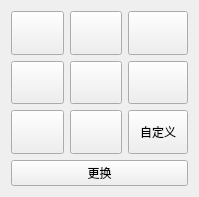
<?xml version="1.0" encoding="UTF-8"?>
<ui version="4.0">
 <class>UserHeadWidget</class>
 <widget class="QWidget" name="UserHeadWidget">
  <property name="geometry">
   <rect>
    <x>0</x>
    <y>0</y>
    <width>199</width>
    <height>197</height>
   </rect>
  </property>
  <property name="windowTitle">
   <string>Form</string>
  </property>
  <layout class="QGridLayout" name="gridLayout">
   <item row="0" column="0">
    <widget class="QPushButton" name="head1">
     <property name="sizePolicy">
      <sizepolicy hsizetype="Preferred" vsizetype="Preferred">
       <horstretch>0</horstretch>
       <verstretch>0</verstretch>
      </sizepolicy>
     </property>
     <property name="maximumSize">
      <size>
       <width>60</width>
       <height>60</height>
      </size>
     </property>
     <property name="styleSheet">
      <string notr="true">border-image: url(:/resources/image/User/0.bmp);</string>
     </property>
     <property name="text">
      <string/>
     </property>
    </widget>
   </item>
   <item row="0" column="1">
    <widget class="QPushButton" name="head2">
     <property name="sizePolicy">
      <sizepolicy hsizetype="Preferred" vsizetype="Preferred">
       <horstretch>0</horstretch>
       <verstretch>0</verstretch>
      </sizepolicy>
     </property>
     <property name="maximumSize">
      <size>
       <width>60</width>
       <height>60</height>
      </size>
     </property>
     <property name="styleSheet">
      <string notr="true">border-image: url(:/resources/image/User/1.bmp);</string>
     </property>
     <property name="text">
      <string/>
     </property>
    </widget>
   </item>
   <item row="0" column="2">
    <widget class="QPushButton" name="head3">
     <property name="sizePolicy">
      <sizepolicy hsizetype="Preferred" vsizetype="Preferred">
       <horstretch>0</horstretch>
       <verstretch>0</verstretch>
      </sizepolicy>
     </property>
     <property name="maximumSize">
      <size>
       <width>60</width>
       <height>60</height>
      </size>
     </property>
     <property name="styleSheet">
      <string notr="true">border-image: url(:/resources/image/User/2.bmp);</string>
     </property>
     <property name="text">
      <string/>
     </property>
    </widget>
   </item>
   <item row="1" column="0">
    <widget class="QPushButton" name="head4">
     <property name="sizePolicy">
      <sizepolicy hsizetype="Preferred" vsizetype="Preferred">
       <horstretch>0</horstretch>
       <verstretch>0</verstretch>
      </sizepolicy>
     </property>
     <property name="maximumSize">
      <size>
       <width>60</width>
       <height>60</height>
      </size>
     </property>
     <property name="styleSheet">
      <string notr="true">border-image: url(:/resources/image/User/3.bmp);</string>
     </property>
     <property name="text">
      <string/>
     </property>
    </widget>
   </item>
   <item row="1" column="1">
    <widget class="QPushButton" name="head5">
     <property name="sizePolicy">
      <sizepolicy hsizetype="Preferred" vsizetype="Preferred">
       <horstretch>0</horstretch>
       <verstretch>0</verstretch>
      </sizepolicy>
     </property>
     <property name="maximumSize">
      <size>
       <width>60</width>
       <height>60</height>
      </size>
     </property>
     <property name="styleSheet">
      <string notr="true">border-image: url(:/resources/image/User/4.bmp);</string>
     </property>
     <property name="text">
      <string/>
     </property>
    </widget>
   </item>
   <item row="1" column="2">
    <widget class="QPushButton" name="head6">
     <property name="sizePolicy">
      <sizepolicy hsizetype="Preferred" vsizetype="Preferred">
       <horstretch>0</horstretch>
       <verstretch>0</verstretch>
      </sizepolicy>
     </property>
     <property name="maximumSize">
      <size>
       <width>60</width>
       <height>60</height>
      </size>
     </property>
     <property name="styleSheet">
      <string notr="true">border-image: url(:/resources/image/User/5.bmp);</string>
     </property>
     <property name="text">
      <string/>
     </property>
    </widget>
   </item>
   <item row="2" column="0">
    <widget class="QPushButton" name="head7">
     <property name="sizePolicy">
      <sizepolicy hsizetype="Preferred" vsizetype="Preferred">
       <horstretch>0</horstretch>
       <verstretch>0</verstretch>
      </sizepolicy>
     </property>
     <property name="maximumSize">
      <size>
       <width>60</width>
       <height>60</height>
      </size>
     </property>
     <property name="styleSheet">
      <string notr="true">border-image: url(:/resources/image/User/UserHead.jpg);</string>
     </property>
     <property name="text">
      <string/>
     </property>
    </widget>
   </item>
   <item row="2" column="1">
    <widget class="QPushButton" name="head8">
     <property name="sizePolicy">
      <sizepolicy hsizetype="Preferred" vsizetype="Preferred">
       <horstretch>0</horstretch>
       <verstretch>0</verstretch>
      </sizepolicy>
     </property>
     <property name="maximumSize">
      <size>
       <width>60</width>
       <height>60</height>
      </size>
     </property>
     <property name="styleSheet">
      <string notr="true">border-image: url(:/resources/image/User/6.bmp);</string>
     </property>
     <property name="text">
      <string/>
     </property>
    </widget>
   </item>
   <item row="2" column="2">
    <widget class="QPushButton" name="pushButton_9">
     <property name="sizePolicy">
      <sizepolicy hsizetype="Preferred" vsizetype="Preferred">
       <horstretch>0</horstretch>
       <verstretch>0</verstretch>
      </sizepolicy>
     </property>
     <property name="maximumSize">
      <size>
       <width>60</width>
       <height>60</height>
      </size>
     </property>
     <property name="text">
      <string>自定义</string>
     </property>
    </widget>
   </item>
   <item row="3" column="0" colspan="3">
    <widget class="QPushButton" name="replaceBt">
     <property name="text">
      <string>更换</string>
     </property>
    </widget>
   </item>
  </layout>
 </widget>
 <resources/>
 <connections/>
</ui>
